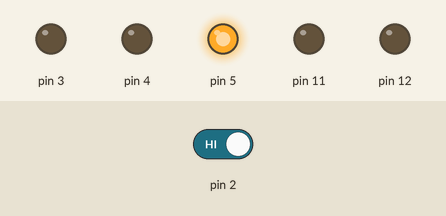
Recording of a sketch running on a simulated Arduino Uno, built with avr-gcc and run on an emulated ATmega328P. On the bench: output pins drawn as LEDs (lit = HIGH). Dashed ring = blinking. Inputs (shaded band) come from the test bench; at power-on: pin 2 HIGH.

Above: at 17.4 s.
17.5 s: pin 2 driven HIGH
At 23.4 s:
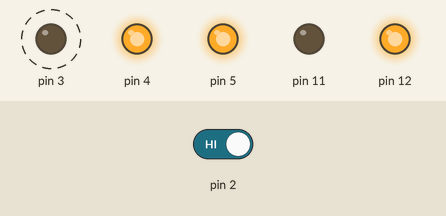
33.2 s: pin 2 driven LOW
At 40.4 s:
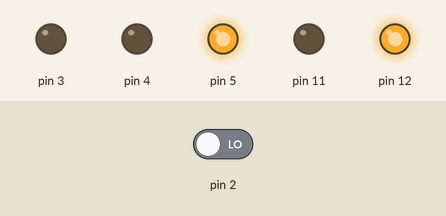
48.9 s: pin 2 driven HIGH
At 51.9 s:
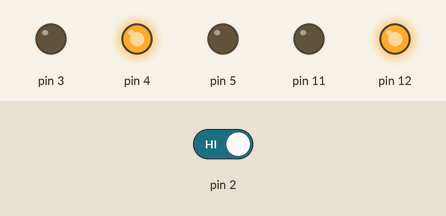
Timing chart, 0 to 65.6 s (numbered marks = the images above; inputs shaded):
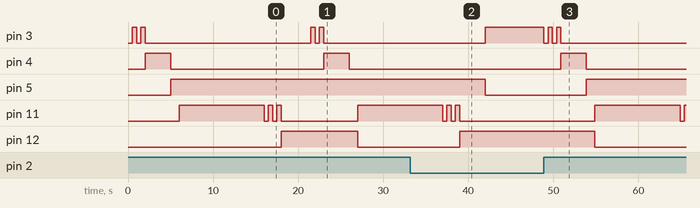

The sketch:

Crossing.ino
```cpp
void setup() {
  // put your setup code here, to run once:
  pinMode(3, OUTPUT);
  pinMode(4, OUTPUT);
  pinMode(5, OUTPUT);
  pinMode(11, OUTPUT);
  pinMode(12, OUTPUT);
  pinMode(2, INPUT);

}

void loop() {
  // put your main code here, to run repeatedly:
  int crossingButton = digitalRead(2);
  int pushedButton = 0;
  if(crossingButton != HIGH && pushedButton == 0){
      digitalWrite(5, LOW);
      digitalWrite(11, LOW);
      digitalWrite(3, HIGH);
      digitalWrite(12, HIGH);

  }else {
      pushedButton = 1;
      digitalWrite(3, LOW);
      delay(500);
      digitalWrite(3, HIGH);
      delay(500);
      digitalWrite(3, LOW);
      delay(500);
      digitalWrite(3, HIGH);
      delay(500);
      digitalWrite(3, LOW);
      digitalWrite(4, HIGH);
      delay(3000);
      digitalWrite(4, LOW);
      digitalWrite(5, HIGH);
      delay(1000);
      digitalWrite(12, LOW);
      digitalWrite(11, HIGH);
      delay(10000);
      digitalWrite(11, LOW);
      delay(500);
      digitalWrite(11, HIGH);
      delay(500);
      digitalWrite(11, LOW);
      delay(500);
      digitalWrite(11, HIGH);
      delay(500);
      digitalWrite(11, LOW);
      digitalWrite(12, HIGH);
      delay(3000);
      pushedButton = 0;
    }

}
```

Measured:
- after the input at 33.2 s, pin 4: stays LOW (without the input it goes to HIGH after 10.8 s); pin 5: HIGH → LOW after 8.8 s; pin 11: goes on until 39.0 s, then stays LOW; pin 12: goes on until 39.0 s, then stays HIGH
- after the input at 48.9 s, pin 3: alternates HIGH for 0.50 s and LOW for 0.50 s, 5 changes in all, then stays LOW, starting at once; pin 4: LOW → HIGH after 2.0 s, → LOW 3.0 s later; pin 5: LOW → HIGH after 5.0 s; pin 11: LOW → HIGH after 6.0 s, → LOW 10.0 s later, → HIGH 0.50 s later; pin 12: HIGH → LOW after 6.0 s
- by itself, pin 3: alternates HIGH for 0.50 s and LOW for 0.50 s, 4 changes in all, then stays LOW
